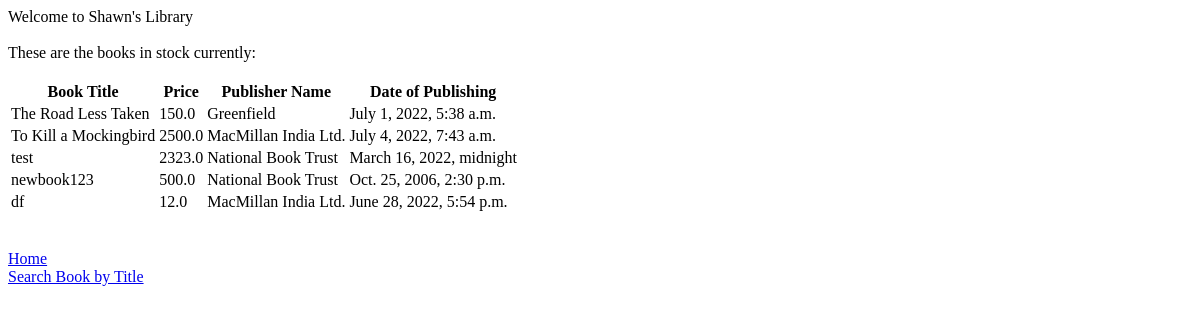
/get_books, run on an earlier commit of the app's database.
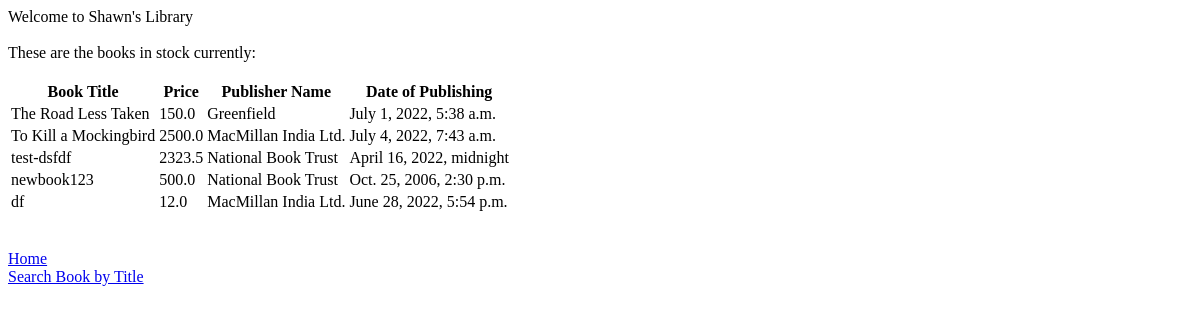
And on a later commit of the database.
### myapp/models.py (models this page shows, shortened)
class Book(models.Model):
    title = models.CharField(max_length=200)
    price = models.FloatField(blank=True, null=True)
    pub_date = models.DateTimeField('date published')
    publisher = models.ForeignKey("Publisher", on_delete=models.CASCADE)

class Publisher(models.Model):
    publisher_name = models.CharField(max_length=200)
    location = models.CharField(max_length=200)
    def __str__(self):
       return self.publisher_name

### myapp/views.py (the view)
# urls.py: path("get_books", views.get_books, name="get_all_books"),
def get_books(request):
    try:
        books = Book.objects.all()
    except Book.DoesNotExist:
        return HttpResponse({ "status": "Error", "message": "No books available! Please add a new book and try again."})
    books = Book.objects.all()
    return render(request, "AllBooksTable.html", { 'books': books })

### templates/AllBooksTable.html (shortened to what this page needs)
<!DOCTYPE html>
<html>
<head>
</head>
<body>
    {% block content %}
        Welcome to Shawn's Library
        <br>
        <br>
        These are the books in stock currently:
        <br>
        <br>
        <table>
            <tr>
                <th>Book Title</th>
                <th>Price</th>
                <th>Publisher Name</th>
                <th>Date of Publishing</th>
            </tr>
            {% for book in books %}
                <tr>
                    <td>{{ book.title }}</td>
                    <td>{{ book.price }}</td>
                    <td>{{ book.publisher }}</td>
                    <td>{{ book.pub_date }}</td>
                </tr>
            {% endfor %}
        </table>
        <br>
        <br>
        <a href='http://{{ request.get_host }}'>Home</a>
        <br>
        <a href='http://{{ request.get_host }}/app/get_book'>Search Book by Title</a>
        <br>
    {% endblock %}
</body>
</html>

What changed in the data, as far as the page shows it:
changed Book: title "test" → "test-dsfdf"; price "2323.0" → "2323.5"; pub_date "March 16, 2022, midnight" → "April 16, 2022, midnight"
